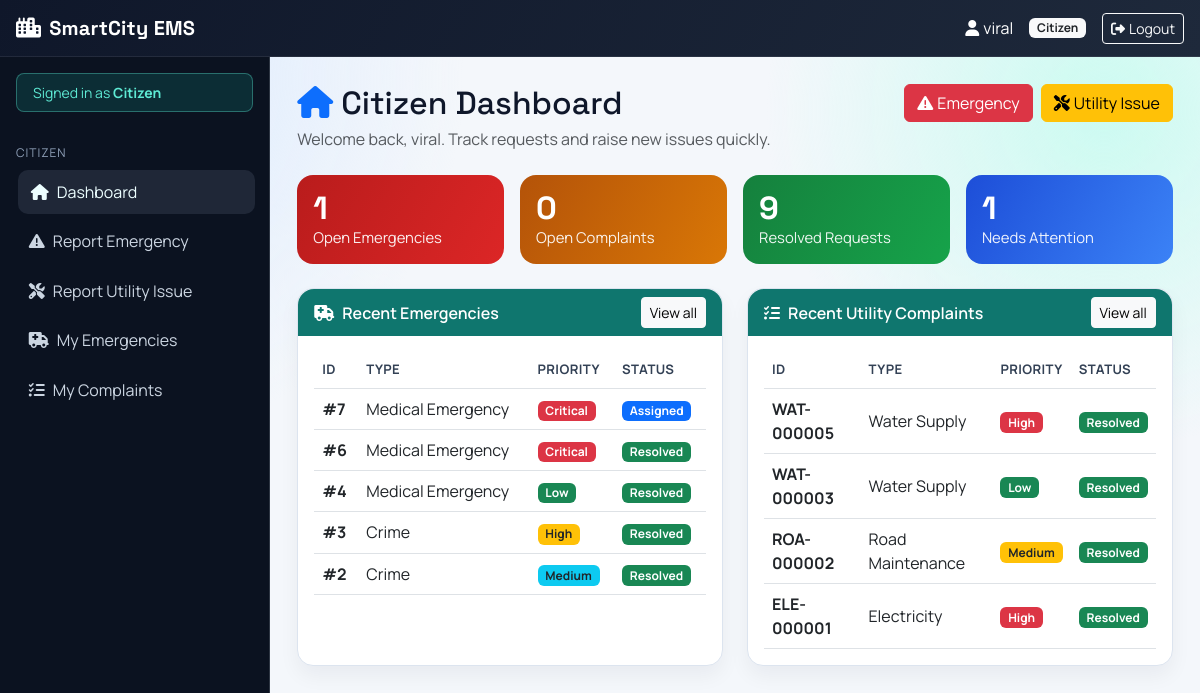
Before: /dashboard/citizen/ (signed in) with the older database file.
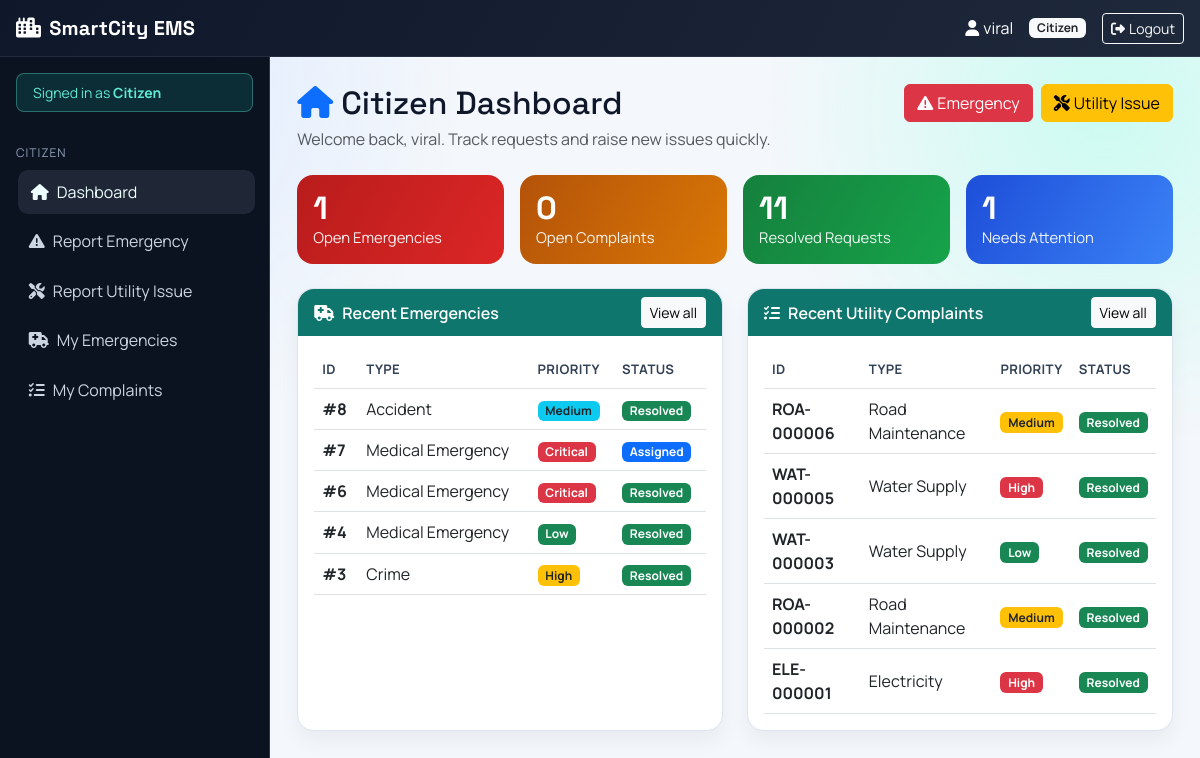
After: the same page with the newer database file.
### emergency/models.py (models this page shows, shortened)
class EmergencyRequest(models.Model):
    citizen = models.ForeignKey(
        User,
        on_delete=models.CASCADE,
        related_name='emergency_requests'
    )
    PRIORITY_CHOICES = [
        ('critical', 'Critical'),
        ('high', 'High'),
        ('medium', 'Medium'),
        ('low', 'Low'),
    ]
    STATUS_CHOICES = [
        ('pending', 'Pending'),
        ('assigned', 'Assigned'),
        ('en_route', 'En Route'),
        ('on_scene', 'On Scene'),
        ('resolved', 'Resolved'),
        ('cancelled', 'Cancelled'),
    ]
    citizen = models.ForeignKey(User, on_delete=models.CASCADE, related_name='emergency_requests')
    emergency_type = models.ForeignKey(EmergencyType, on_delete=models.PROTECT)
    priority = models.CharField(max_length=20, choices=PRIORITY_CHOICES, default='medium')
    status = models.CharField(max_length=20, choices=STATUS_CHOICES, default='pending')
    location_lat = models.DecimalField(max_digits=9, decimal_places=6, null=True, blank=True)
    location_lng = models.DecimalField(max_digits=9, decimal_places=6, null=True, blank=True)
    address = models.TextField()
    landmark = models.CharField(max_length=200, blank=True)
    description = models.TextField()
    contact_number = models.CharField(max_length=15)
    additional_info = models.TextField(blank=True)
    created_at = models.DateTimeField(auto_now_add=True)
    updated_at = models.DateTimeField(auto_now=True)
    assigned_at = models.DateTimeField(null=True, blank=True)
    resolved_at = models.DateTimeField(null=True, blank=True)

class EmergencyType(models.Model):
    name = models.CharField(max_length=100)
    description = models.TextField()
    icon = models.CharField(max_length=50, default='exclamation-triangle')

### utilities/models.py (models this page shows, shortened)
class Complaint(models.Model):
    citizen = models.ForeignKey(
        User,
        on_delete=models.CASCADE,
        related_name='complaints'
    )
    STATUS_CHOICES = [
        ('pending', 'Pending'),
        ('assigned', 'Assigned'),
        ('in_progress', 'In Progress'),
        ('resolved', 'Resolved'),
        ('escalated', 'Escalated'),
        ('rejected', 'Rejected'),
    ]
    PRIORITY_CHOICES = [
        ('high', 'High'),
        ('medium', 'Medium'),
        ('low', 'Low'),
    ]
    citizen = models.ForeignKey(User, on_delete=models.CASCADE, related_name='complaints')
    utility_type = models.ForeignKey(UtilityType, on_delete=models.PROTECT)
    complaint_id = models.CharField(max_length=20, unique=True, editable=False)
    title = models.CharField(max_length=200)
    description = models.TextField()
    priority = models.CharField(max_length=20, choices=PRIORITY_CHOICES, default='medium')
    status = models.CharField(max_length=20, choices=STATUS_CHOICES, default='pending')
    location_lat = models.DecimalField(max_digits=9, decimal_places=6, null=True, blank=True)
    location_lng = models.DecimalField(max_digits=9, decimal_places=6, null=True, blank=True)
    address = models.TextField()
    landmark = models.CharField(max_length=200, blank=True)
    assigned_officer = models.ForeignKey(
        User,
        on_delete=models.SET_NULL,
        null=True,
        blank=True,
        related_name='assigned_complaints',
        limit_choices_to={'role': 'utility_officer'}
    )
    created_at = models.DateTimeField(auto_now_add=True)
    updated_at = models.DateTimeField(auto_now=True)
    assigned_at = models.DateTimeField(null=True, blank=True)
    resolved_at = models.DateTimeField(null=True, blank=True)
    escalated_at = models.DateTimeField(null=True, blank=True)
    resolution_notes = models.TextField(blank=True)
    satisfaction_rating = models.IntegerField(
        null=True,
        blank=True,
        choices=[(i, i) for i in range(1, 6)],
        help_text="Rate 1-5 after resolution"
    )

class UtilityType(models.Model):
    name = models.CharField(max_length=100)
    description = models.TextField()
    department = models.CharField(max_length=100)
    icon = models.CharField(max_length=50, default='wrench')

### dashboard/views.py (the view)
# urls.py: path('citizen/', views.citizen_dashboard, name='citizen'),
@login_required
def citizen_dashboard(request):
    if request.user.role != 'citizen':
        return redirect('dashboard:dashboard')
    emergency_open_statuses = ['pending', 'assigned', 'en_route', 'on_scene']
    complaint_open_statuses = ['pending', 'assigned', 'in_progress', 'escalated']
    open_emergencies = request.user.emergency_requests.filter(status__in=emergency_open_statuses).count()
    open_complaints = request.user.complaints.filter(status__in=complaint_open_statuses).count()
    resolved_requests = (
        request.user.emergency_requests.filter(status='resolved').count()
        + request.user.complaints.filter(status='resolved').count()
    )
    total_requests = request.user.emergency_requests.count() + request.user.complaints.count()
    attention_required = (
        request.user.emergency_requests.filter(
            status__in=emergency_open_statuses,
            priority__in=['critical', 'high'],
        ).count()
        + request.user.complaints.filter(
            status__in=complaint_open_statuses,
            priority='high',
        ).count()
    )
    recent_emergencies = request.user.emergency_requests.select_related('emergency_type').order_by('-created_at')[:5]
    recent_complaints = request.user.complaints.select_related('utility_type').order_by('-created_at')[:5]
    context = {
        'title': 'Citizen Dashboard',
        'user': request.user,
        'open_emergencies': open_emergencies,
        'open_complaints': open_complaints,
        'resolved_requests': resolved_requests,
        'total_requests': total_requests,
        'attention_required': attention_required,
        'recent_emergencies': recent_emergencies,
        'recent_complaints': recent_complaints,
    }
    return render(request, 'dashboard/citizen.html', context)

### templates/dashboard/citizen.html (shortened to what the changed rows need)
{% extends 'dashboard/base_dashboard.html' %}
{% block dashboard_content %}
<div class="d-flex flex-wrap justify-content-between align-items-start mb-4 gap-2">
  <div>
    <h2 class="mb-1"><i class="fas fa-house me-2 text-primary"></i>Citizen Dashboard</h2>
  </div>
</div>
<div class="row g-3 mb-4">
  <div class="col-sm-6 col-xl-3">
    <div class="stat-card success h-100">
      <div class="stat-number">{{ resolved_requests }}</div>
      <div class="stat-label">Resolved Requests</div>
    </div>
  </div>
</div>
<div class="row g-4">
  <div class="col-xl-6">
    <div class="card h-100">
      <div class="card-body">
        {% if recent_emergencies %}
        <div class="table-responsive">
          <table class="table table-hover align-middle mb-0">
            <thead>
              <tr>
                <th>ID</th>
                <th>Type</th>
                <th>Priority</th>
                <th>Status</th>
              </tr>
            </thead>
            <tbody>
              {% for req in recent_emergencies %}
              <tr>
                <td><strong>#{{ req.id }}</strong></td>
                <td>{{ req.emergency_type.name }}</td>
                <td>
                  {% if req.priority == 'critical' %}<span class="badge bg-danger">Critical</span>{% endif %}
                  {% if req.priority == 'high' %}<span class="badge bg-warning text-dark">High</span>{% endif %}
                  {% if req.priority == 'medium' %}<span class="badge bg-info text-dark">Medium</span>{% endif %}
                  {% if req.priority == 'low' %}<span class="badge bg-success">Low</span>{% endif %}
                </td>
                <td>
                  {% if req.status == 'assigned' %}<span class="badge bg-primary">Assigned</span>{% endif %}
                  {% if req.status == 'resolved' %}<span class="badge bg-success">Resolved</span>{% endif %}
                </td>
              </tr>
              {% endfor %}
            </tbody>
          </table>
        </div>
        {% else %}
        <p class="text-muted mb-0">No emergency requests yet.</p>
        {% endif %}
      </div>
    </div>
  </div>
  <div class="col-xl-6">
    <div class="card h-100">
      <div class="card-body">
        {% if recent_complaints %}
        <div class="table-responsive">
          <table class="table table-hover align-middle mb-0">
            <thead>
              <tr>
                <th>ID</th>
                <th>Type</th>
                <th>Priority</th>
                <th>Status</th>
              </tr>
            </thead>
            <tbody>
              {% for comp in recent_complaints %}
              <tr>
                <td><strong>{{ comp.complaint_id }}</strong></td>
                <td>{{ comp.utility_type.name }}</td>
                <td>
                  {% if comp.priority == 'high' %}<span class="badge bg-danger">High</span>{% endif %}
                  {% if comp.priority == 'medium' %}<span class="badge bg-warning text-dark">Medium</span>{% endif %}
                  {% if comp.priority == 'low' %}<span class="badge bg-success">Low</span>{% endif %}
                </td>
                <td>
                  {% if comp.status == 'resolved' %}<span class="badge bg-success">Resolved</span>{% endif %}
                </td>
              </tr>
              {% endfor %}
            </tbody>
          </table>
        </div>
        {% else %}
        <p class="text-muted mb-0">No complaints submitted yet.</p>
        {% endif %}
      </div>
    </div>
  </div>
</div>
{% endblock %}

Changed rows visible on the page:
no longer on this page (row unchanged): EmergencyRequest: id "2", emergency_type.name "Crime", priority "Medium", status "Resolved"
added EmergencyRequest: id "8", emergency_type.name "Accident", priority "Medium", status "Resolved"
added Complaint: complaint_id "ROA-000006", utility_type.name "Road Maintenance", priority "Medium", status "Resolved"
Other visible differences:
{{ resolved_requests }}: "9" → "11"
